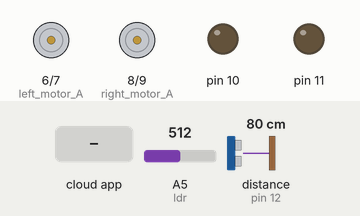
Bench run of a sketch on a simulated Arduino Uno, built with avr-gcc and run on an emulated ATmega328P. Parts: motor-driver pin pairs drawn as motors (green arrow = first pin HIGH = forward, orange = second pin HIGH = backward, longer = more drive), output pins drawn as LEDs (lit = HIGH). Wiring (inferred from the names in the program): ultrasonic range finder: trigger pin 13; echo pin 12. The inputs (shaded band) are chosen by the test bench; at power-on: distance to the obstacle (sensor on pin 12) 80 cm, A5 (ldr) = 512. The echo pulse lasts 58.3 µs per cm; the RemoteXY app is connected; pins used as bus, display or sensor lines are not drawn.

Above: at 1.2 s.
1.3 s: the phone or cloud app sets joystick_1_x to -100
At 1.6 s:
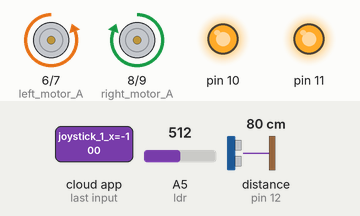
2.8 s: distance to the obstacle (sensor on pin 12) set to 33 cm
4.3 s: distance to the obstacle (sensor on pin 12) set to 27 cm
At 5.1 s:
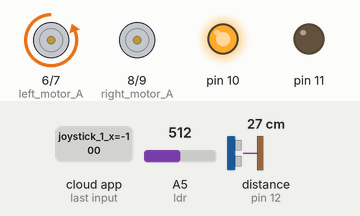
5.8 s: the phone or cloud app sets joystick_1_x to 100
At 6.1 s:
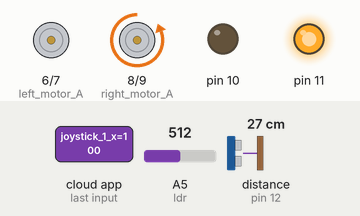
7.3 s: distance to the obstacle (sensor on pin 12) set to 35 cm
At 8.5 s:
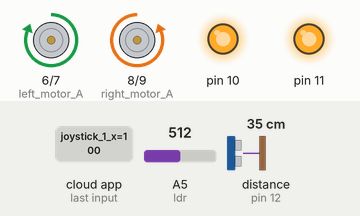
8.8 s: the phone or cloud app sets joystick_1_y to 100
At 9.6 s:
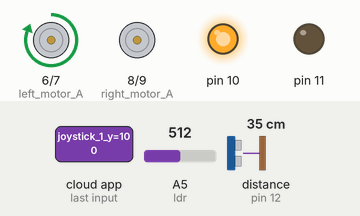
Timing chart, 0 to 11.3 s (numbered marks = the images above; inputs shaded):
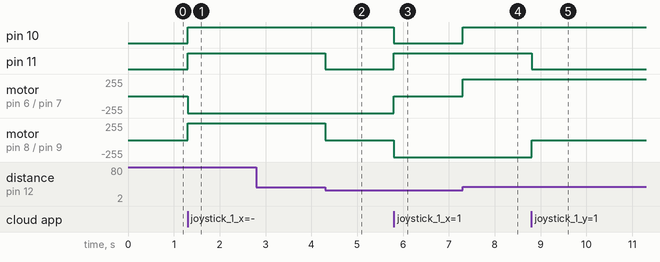

Measured:
- the behaviour switches between 31 and 30 cm on distance to the obstacle (sensor on pin 12) (found by bisection; images 1 and 2)
- after the input at 1.3 s, pin 10, pin 11: LOW → HIGH at once; motor on pin 6 (left_motor_A) / pin 7 (left_motor_B): stopped → backward 255/255 at once; motor on pin 8 (right_motor_A) / pin 9 (right_motor_B): stopped → forward 255/255 at once
- after the input at 2.8 s, every drawn part: stays the same
- after the input at 4.3 s, pin 11: HIGH → LOW at once; motor on pin 8 (right_motor_A) / pin 9 (right_motor_B): forward 255/255 → stopped at once
- after the input at 5.8 s, pin 10: HIGH → LOW at once; pin 11: LOW → HIGH at once; motor on pin 6 (left_motor_A) / pin 7 (left_motor_B): backward 255/255 → stopped at once; motor on pin 8 (right_motor_A) / pin 9 (right_motor_B): stopped → backward 255/255 at once
- after the input at 7.3 s, pin 10: LOW → HIGH at once; motor on pin 6 (left_motor_A) / pin 7 (left_motor_B): stopped → forward 255/255 at once
- after the input at 8.8 s, pin 11: HIGH → LOW at once; motor on pin 8 (right_motor_A) / pin 9 (right_motor_B): backward 255/255 → stopped at once

The sketch:

Recon_Bot.ino
```cpp
//////////////////////////////////////////////
//        RemoteXY include library          //
//////////////////////////////////////////////

// RemoteXY select connection mode and include library
#define REMOTEXY_MODE__SOFTSERIAL
#include <SoftwareSerial.h>

#include <RemoteXY.h>

// RemoteXY connection settings
#define REMOTEXY_SERIAL_RX 2
#define REMOTEXY_SERIAL_TX 3
#define REMOTEXY_SERIAL_SPEED 9600


// RemoteXY configurate
#pragma pack(push, 1)
uint8_t RemoteXY_CONF[] =
  { 255,3,0,0,0,101,0,8,185,4,
  5,48,64,25,30,30,0,64,8,31,
  2,0,4,4,22,11,0,2,26,31,
  31,79,78,0,79,70,70,0,131,1,
  72,4,27,7,1,26,31,82,101,99,
  111,110,32,66,111,116,0,131,0,0,
  39,23,7,2,35,31,86,105,111,108,
  101,110,99,101,0,131,0,9,46,20,
  7,3,133,31,83,112,101,101,100,0,
  131,0,14,53,29,7,4,2,31,77,
  111,109,101,110,116,117,109,0 };

// this structure defines all the variables of your control interface
struct {

    // input variable
  int8_t joystick_1_x; // =-100..100 x-coordinate joystick position
  int8_t joystick_1_y; // =-100..100 y-coordinate joystick position
  uint8_t switch_1; // =1 if switch ON and =0 if OFF

    // other variable
  uint8_t connect_flag;  // =1 if wire connected, else =0

} RemoteXY;
#pragma pack(pop)

/////////////////////////////////////////////
//           END RemoteXY include          //
/////////////////////////////////////////////

#define PIN_SWITCH_1 13


//define right motor control pins
#define right_motor_A 8
#define right_motor_B 9
#define right_motor_speed 11 //enable pin

//define left motor control pins
#define left_motor_A 6
#define left_motor_B 7
#define left_motor_speed 10 //enable pin

const int trigPin = 13;
const int echoPin = 12;
int ldr=A5;
int value = 0;
long duration, distance;

//define two arrays with a list of pins for each motor
uint8_t RightMotor[3] = {right_motor_A, right_motor_B, right_motor_speed};
uint8_t LeftMotor[3] = {left_motor_A, left_motor_B, left_motor_speed};

//speed control of motors
void Wheel (uint8_t * motor, int v) // v = motor speed, motor = pointer to an array of pins
{
  if (v > 100) v=100;
  if (v < -100) v=-100;
  if ((v > 0)){
    if(distance > 30){
      digitalWrite (motor [0], HIGH);
      digitalWrite (motor [1], LOW);
      analogWrite (motor [2], v * 2.55);
    }
    else if(distance < 30){
      digitalWrite (motor [0], LOW);
      digitalWrite (motor [1], LOW);
      analogWrite (motor [2], 0);
    }
  }
  else if ( v<0 ){

    digitalWrite (motor [0], LOW);
    digitalWrite (motor [1], HIGH);
    analogWrite (motor [2], (-v) * 2.55);
  }
  else{
    digitalWrite (motor [0], LOW);
    digitalWrite (motor [1], LOW);
    analogWrite (motor [2], 0);
  }
}


void setup()
{
  RemoteXY_Init ();

  pinMode (PIN_SWITCH_1, OUTPUT);

  //initialization pins
  pinMode (right_motor_A, OUTPUT);
  pinMode (right_motor_B, OUTPUT);
  pinMode (left_motor_A, OUTPUT);
  pinMode (left_motor_B, OUTPUT);

}

void loop()
{
  RemoteXY_Handler ();

  digitalWrite(PIN_SWITCH_1, (RemoteXY.switch_1==0)?LOW:HIGH);

  Wheel (RightMotor, RemoteXY.joystick_1_y - RemoteXY.joystick_1_x);
  Wheel (LeftMotor, RemoteXY.joystick_1_y + RemoteXY.joystick_1_x);

  digitalWrite(trigPin, LOW);
  delayMicroseconds(2);
  digitalWrite(trigPin, HIGH);
  delayMicroseconds(10);
  digitalWrite(trigPin, LOW);
  duration = pulseIn(echoPin, HIGH);
  distance = duration / 58.2;

  value= analogRead(ldr);
  if(value<=400)
  {
    digitalWrite(PIN_SWITCH_1,HIGH);
  }


}
```
